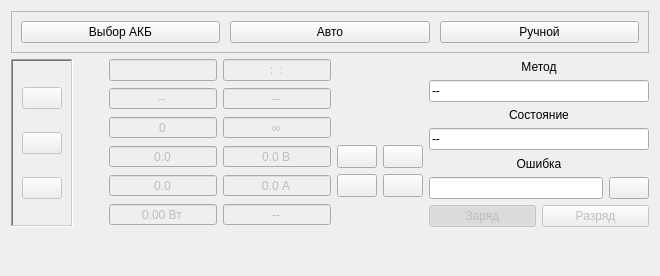
<?xml version="1.0" encoding="UTF-8"?>
<ui version="4.0">
 <class>ZrmMainDisplay</class>
 <widget class="QWidget" name="ZrmMainDisplay">
  <property name="geometry">
   <rect>
    <x>0</x>
    <y>0</y>
    <width>660</width>
    <height>276</height>
   </rect>
  </property>
  <property name="sizePolicy">
   <sizepolicy hsizetype="Preferred" vsizetype="Maximum">
    <horstretch>0</horstretch>
    <verstretch>0</verstretch>
   </sizepolicy>
  </property>
  <property name="windowTitle">
   <string>Form</string>
  </property>
  <layout class="QVBoxLayout" name="verticalLayout_2">
   <item>
    <widget class="QFrame" name="frame">
     <property name="sizePolicy">
      <sizepolicy hsizetype="MinimumExpanding" vsizetype="Maximum">
       <horstretch>0</horstretch>
       <verstretch>0</verstretch>
      </sizepolicy>
     </property>
     <property name="frameShape">
      <enum>QFrame::StyledPanel</enum>
     </property>
     <property name="frameShadow">
      <enum>QFrame::Raised</enum>
     </property>
     <layout class="QHBoxLayout" name="horizontalLayout">
      <property name="sizeConstraint">
       <enum>QLayout::SetMinAndMaxSize</enum>
      </property>
      <item>
       <layout class="QHBoxLayout" name="horizontalLayout_2">
        <property name="spacing">
         <number>10</number>
        </property>
        <property name="sizeConstraint">
         <enum>QLayout::SetMinAndMaxSize</enum>
        </property>
        <item>
         <widget class="QPushButton" name="bMethodAuto">
          <property name="sizePolicy">
           <sizepolicy hsizetype="Minimum" vsizetype="Preferred">
            <horstretch>0</horstretch>
            <verstretch>0</verstretch>
           </sizepolicy>
          </property>
          <property name="text">
           <string>Выбор АКБ</string>
          </property>
         </widget>
        </item>
        <item>
         <widget class="QPushButton" name="bMethodAny">
          <property name="sizePolicy">
           <sizepolicy hsizetype="Minimum" vsizetype="Preferred">
            <horstretch>0</horstretch>
            <verstretch>0</verstretch>
           </sizepolicy>
          </property>
          <property name="text">
           <string>Авто</string>
          </property>
         </widget>
        </item>
        <item>
         <widget class="QPushButton" name="bMethodManual">
          <property name="sizePolicy">
           <sizepolicy hsizetype="Minimum" vsizetype="Preferred">
            <horstretch>0</horstretch>
            <verstretch>0</verstretch>
           </sizepolicy>
          </property>
          <property name="text">
           <string>Ручной</string>
          </property>
          <property name="checkable">
           <bool>true</bool>
          </property>
         </widget>
        </item>
       </layout>
      </item>
     </layout>
    </widget>
   </item>
   <item>
    <layout class="QHBoxLayout" name="horizontalLayout_4">
     <item>
      <widget class="QFrame" name="verticalFrame">
       <property name="frameShape">
        <enum>QFrame::WinPanel</enum>
       </property>
       <property name="frameShadow">
        <enum>QFrame::Sunken</enum>
       </property>
       <layout class="QVBoxLayout" name="verticalLayout_3">
        <item>
         <widget class="QPushButton" name="bStart">
          <property name="enabled">
           <bool>false</bool>
          </property>
          <property name="sizePolicy">
           <sizepolicy hsizetype="Fixed" vsizetype="Fixed">
            <horstretch>0</horstretch>
            <verstretch>0</verstretch>
           </sizepolicy>
          </property>
          <property name="minimumSize">
           <size>
            <width>0</width>
            <height>0</height>
           </size>
          </property>
          <property name="styleSheet">
           <string notr="true"/>
          </property>
          <property name="text">
           <string/>
          </property>
          <property name="icon">
           <iconset resource="zrm_resource.qrc">
            <normaloff>:/zrm/icons/start_pressed.png</normaloff>:/zrm/icons/start_pressed.png</iconset>
          </property>
          <property name="iconSize">
           <size>
            <width>32</width>
            <height>32</height>
           </size>
          </property>
          <property name="checkable">
           <bool>false</bool>
          </property>
          <property name="flat">
           <bool>false</bool>
          </property>
         </widget>
        </item>
        <item>
         <widget class="QPushButton" name="bPause">
          <property name="enabled">
           <bool>false</bool>
          </property>
          <property name="sizePolicy">
           <sizepolicy hsizetype="Fixed" vsizetype="Fixed">
            <horstretch>0</horstretch>
            <verstretch>0</verstretch>
           </sizepolicy>
          </property>
          <property name="minimumSize">
           <size>
            <width>0</width>
            <height>0</height>
           </size>
          </property>
          <property name="text">
           <string/>
          </property>
          <property name="icon">
           <iconset resource="zrm_resource.qrc">
            <normaloff>:/zrm/icons/pause.png</normaloff>
            <normalon>:/zrm/icons/pause_pressed.png</normalon>:/zrm/icons/pause.png</iconset>
          </property>
          <property name="iconSize">
           <size>
            <width>32</width>
            <height>32</height>
           </size>
          </property>
          <property name="checkable">
           <bool>false</bool>
          </property>
          <property name="flat">
           <bool>false</bool>
          </property>
         </widget>
        </item>
        <item>
         <widget class="QPushButton" name="bStop">
          <property name="enabled">
           <bool>false</bool>
          </property>
          <property name="sizePolicy">
           <sizepolicy hsizetype="Fixed" vsizetype="Fixed">
            <horstretch>0</horstretch>
            <verstretch>0</verstretch>
           </sizepolicy>
          </property>
          <property name="text">
           <string/>
          </property>
          <property name="icon">
           <iconset>
            <normalon>:/zrm/icons/stop_pressed.png</normalon>
            <disabledoff>:/zrm/icons/stop.png</disabledoff>
           </iconset>
          </property>
          <property name="iconSize">
           <size>
            <width>32</width>
            <height>32</height>
           </size>
          </property>
         </widget>
        </item>
       </layout>
      </widget>
     </item>
     <item>
      <layout class="QGridLayout" name="gridLayout_2">
       <item row="2" column="1">
        <widget class="QSpinBox" name="lbCycleNum">
         <property name="enabled">
          <bool>false</bool>
         </property>
         <property name="sizePolicy">
          <sizepolicy hsizetype="Expanding" vsizetype="Fixed">
           <horstretch>0</horstretch>
           <verstretch>0</verstretch>
          </sizepolicy>
         </property>
         <property name="alignment">
          <set>Qt::AlignCenter</set>
         </property>
         <property name="readOnly">
          <bool>true</bool>
         </property>
         <property name="buttonSymbols">
          <enum>QAbstractSpinBox::NoButtons</enum>
         </property>
         <property name="specialValueText">
          <string>0</string>
         </property>
        </widget>
       </item>
       <item row="4" column="2">
        <widget class="QDoubleSpinBox" name="sbCurrLimit">
         <property name="enabled">
          <bool>false</bool>
         </property>
         <property name="sizePolicy">
          <sizepolicy hsizetype="Expanding" vsizetype="Fixed">
           <horstretch>0</horstretch>
           <verstretch>0</verstretch>
          </sizepolicy>
         </property>
         <property name="alignment">
          <set>Qt::AlignCenter</set>
         </property>
         <property name="readOnly">
          <bool>true</bool>
         </property>
         <property name="buttonSymbols">
          <enum>QAbstractSpinBox::NoButtons</enum>
         </property>
         <property name="specialValueText">
          <string/>
         </property>
         <property name="keyboardTracking">
          <bool>true</bool>
         </property>
         <property name="suffix">
          <string> А</string>
         </property>
         <property name="decimals">
          <number>1</number>
         </property>
         <property name="minimum">
          <double>-100000.000000000000000</double>
         </property>
         <property name="maximum">
          <double>100000.000000000000000</double>
         </property>
         <property name="singleStep">
          <double>0.100000000000000</double>
         </property>
        </widget>
       </item>
       <item row="2" column="2">
        <widget class="QSpinBox" name="sbCycleTotal">
         <property name="enabled">
          <bool>false</bool>
         </property>
         <property name="sizePolicy">
          <sizepolicy hsizetype="Expanding" vsizetype="Fixed">
           <horstretch>0</horstretch>
           <verstretch>0</verstretch>
          </sizepolicy>
         </property>
         <property name="alignment">
          <set>Qt::AlignCenter</set>
         </property>
         <property name="readOnly">
          <bool>true</bool>
         </property>
         <property name="buttonSymbols">
          <enum>QAbstractSpinBox::NoButtons</enum>
         </property>
         <property name="specialValueText">
          <string>∞</string>
         </property>
        </widget>
       </item>
       <item row="5" column="1">
        <widget class="QDoubleSpinBox" name="edCapacity">
         <property name="enabled">
          <bool>false</bool>
         </property>
         <property name="sizePolicy">
          <sizepolicy hsizetype="Expanding" vsizetype="Fixed">
           <horstretch>0</horstretch>
           <verstretch>0</verstretch>
          </sizepolicy>
         </property>
         <property name="frame">
          <bool>true</bool>
         </property>
         <property name="alignment">
          <set>Qt::AlignCenter</set>
         </property>
         <property name="readOnly">
          <bool>true</bool>
         </property>
         <property name="buttonSymbols">
          <enum>QAbstractSpinBox::NoButtons</enum>
         </property>
         <property name="specialValueText">
          <string>--</string>
         </property>
         <property name="suffix">
          <string> Вт</string>
         </property>
         <property name="minimum">
          <double>-100000.000000000000000</double>
         </property>
         <property name="maximum">
          <double>100000.000000000000000</double>
         </property>
        </widget>
       </item>
       <item row="4" column="0">
        <widget class="QLabel" name="labelCurr">
         <property name="sizePolicy">
          <sizepolicy hsizetype="MinimumExpanding" vsizetype="Fixed">
           <horstretch>0</horstretch>
           <verstretch>0</verstretch>
          </sizepolicy>
         </property>
         <property name="maximumSize">
          <size>
           <width>24</width>
           <height>24</height>
          </size>
         </property>
         <property name="toolTip">
          <string>Ток</string>
         </property>
         <property name="text">
          <string/>
         </property>
         <property name="pixmap">
          <pixmap resource="zrm_resource.qrc">:/zrm/icons/current.png</pixmap>
         </property>
         <property name="scaledContents">
          <bool>true</bool>
         </property>
         <property name="alignment">
          <set>Qt::AlignCenter</set>
         </property>
        </widget>
       </item>
       <item row="0" column="0">
        <widget class="QLabel" name="labelWorkTime">
         <property name="sizePolicy">
          <sizepolicy hsizetype="MinimumExpanding" vsizetype="Preferred">
           <horstretch>0</horstretch>
           <verstretch>0</verstretch>
          </sizepolicy>
         </property>
         <property name="maximumSize">
          <size>
           <width>24</width>
           <height>24</height>
          </size>
         </property>
         <property name="toolTip">
          <string>Время работы</string>
         </property>
         <property name="text">
          <string/>
         </property>
         <property name="pixmap">
          <pixmap resource="zrm_resource.qrc">:/zrm/icons/work_time.png</pixmap>
         </property>
         <property name="scaledContents">
          <bool>true</bool>
         </property>
         <property name="alignment">
          <set>Qt::AlignCenter</set>
         </property>
        </widget>
       </item>
       <item row="0" column="1">
        <widget class="QLineEdit" name="lb_work_time">
         <property name="enabled">
          <bool>false</bool>
         </property>
         <property name="sizePolicy">
          <sizepolicy hsizetype="Expanding" vsizetype="Fixed">
           <horstretch>0</horstretch>
           <verstretch>0</verstretch>
          </sizepolicy>
         </property>
         <property name="maxLength">
          <number>10</number>
         </property>
         <property name="alignment">
          <set>Qt::AlignCenter</set>
         </property>
         <property name="readOnly">
          <bool>true</bool>
         </property>
        </widget>
       </item>
       <item row="3" column="2">
        <widget class="QDoubleSpinBox" name="sbVoltLimit">
         <property name="enabled">
          <bool>false</bool>
         </property>
         <property name="sizePolicy">
          <sizepolicy hsizetype="Expanding" vsizetype="Fixed">
           <horstretch>0</horstretch>
           <verstretch>0</verstretch>
          </sizepolicy>
         </property>
         <property name="alignment">
          <set>Qt::AlignCenter</set>
         </property>
         <property name="readOnly">
          <bool>true</bool>
         </property>
         <property name="buttonSymbols">
          <enum>QAbstractSpinBox::NoButtons</enum>
         </property>
         <property name="specialValueText">
          <string/>
         </property>
         <property name="suffix">
          <string> В</string>
         </property>
         <property name="decimals">
          <number>1</number>
         </property>
         <property name="minimum">
          <double>0.000000000000000</double>
         </property>
         <property name="maximum">
          <double>100000.000000000000000</double>
         </property>
         <property name="singleStep">
          <double>0.100000000000000</double>
         </property>
        </widget>
       </item>
       <item row="3" column="4">
        <widget class="QPushButton" name="bVoltInc">
         <property name="sizePolicy">
          <sizepolicy hsizetype="Preferred" vsizetype="Preferred">
           <horstretch>0</horstretch>
           <verstretch>0</verstretch>
          </sizepolicy>
         </property>
         <property name="text">
          <string/>
         </property>
         <property name="icon">
          <iconset resource="zrm_resource.qrc">
           <normaloff>:/zrm/icons/navigate-up.png</normaloff>:/zrm/icons/navigate-up.png</iconset>
         </property>
         <property name="autoRepeat">
          <bool>true</bool>
         </property>
         <property name="flat">
          <bool>false</bool>
         </property>
        </widget>
       </item>
       <item row="3" column="3">
        <widget class="QPushButton" name="bVoltDec">
         <property name="sizePolicy">
          <sizepolicy hsizetype="Preferred" vsizetype="Preferred">
           <horstretch>0</horstretch>
           <verstretch>0</verstretch>
          </sizepolicy>
         </property>
         <property name="text">
          <string/>
         </property>
         <property name="icon">
          <iconset resource="zrm_resource.qrc">
           <normaloff>:/zrm/icons/navigate-down.png</normaloff>:/zrm/icons/navigate-down.png</iconset>
         </property>
         <property name="autoRepeat">
          <bool>true</bool>
         </property>
         <property name="flat">
          <bool>false</bool>
         </property>
        </widget>
       </item>
       <item row="1" column="0">
        <widget class="QLabel" name="labelStageNum">
         <property name="sizePolicy">
          <sizepolicy hsizetype="MinimumExpanding" vsizetype="Fixed">
           <horstretch>0</horstretch>
           <verstretch>0</verstretch>
          </sizepolicy>
         </property>
         <property name="maximumSize">
          <size>
           <width>24</width>
           <height>24</height>
          </size>
         </property>
         <property name="toolTip">
          <string>Этап</string>
         </property>
         <property name="text">
          <string/>
         </property>
         <property name="pixmap">
          <pixmap resource="zrm_resource.qrc">:/zrm/icons/stage_num.png</pixmap>
         </property>
         <property name="scaledContents">
          <bool>true</bool>
         </property>
         <property name="alignment">
          <set>Qt::AlignCenter</set>
         </property>
        </widget>
       </item>
       <item row="3" column="0">
        <widget class="QLabel" name="labelVolt">
         <property name="sizePolicy">
          <sizepolicy hsizetype="MinimumExpanding" vsizetype="Fixed">
           <horstretch>0</horstretch>
           <verstretch>0</verstretch>
          </sizepolicy>
         </property>
         <property name="maximumSize">
          <size>
           <width>24</width>
           <height>24</height>
          </size>
         </property>
         <property name="toolTip">
          <string>Напряжение</string>
         </property>
         <property name="text">
          <string/>
         </property>
         <property name="pixmap">
          <pixmap resource="zrm_resource.qrc">:/zrm/icons/voltage.png</pixmap>
         </property>
         <property name="scaledContents">
          <bool>true</bool>
         </property>
         <property name="alignment">
          <set>Qt::AlignCenter</set>
         </property>
        </widget>
       </item>
       <item row="3" column="1">
        <widget class="QDoubleSpinBox" name="lbVolt">
         <property name="enabled">
          <bool>false</bool>
         </property>
         <property name="sizePolicy">
          <sizepolicy hsizetype="Expanding" vsizetype="Fixed">
           <horstretch>0</horstretch>
           <verstretch>0</verstretch>
          </sizepolicy>
         </property>
         <property name="alignment">
          <set>Qt::AlignCenter</set>
         </property>
         <property name="readOnly">
          <bool>true</bool>
         </property>
         <property name="buttonSymbols">
          <enum>QAbstractSpinBox::NoButtons</enum>
         </property>
         <property name="specialValueText">
          <string/>
         </property>
         <property name="decimals">
          <number>1</number>
         </property>
         <property name="minimum">
          <double>-100000.000000000000000</double>
         </property>
         <property name="maximum">
          <double>100000.000000000000000</double>
         </property>
        </widget>
       </item>
       <item row="4" column="1">
        <widget class="QDoubleSpinBox" name="lbCurr">
         <property name="enabled">
          <bool>false</bool>
         </property>
         <property name="sizePolicy">
          <sizepolicy hsizetype="Expanding" vsizetype="Fixed">
           <horstretch>0</horstretch>
           <verstretch>0</verstretch>
          </sizepolicy>
         </property>
         <property name="alignment">
          <set>Qt::AlignCenter</set>
         </property>
         <property name="readOnly">
          <bool>true</bool>
         </property>
         <property name="buttonSymbols">
          <enum>QAbstractSpinBox::NoButtons</enum>
         </property>
         <property name="specialValueText">
          <string/>
         </property>
         <property name="decimals">
          <number>1</number>
         </property>
         <property name="minimum">
          <double>-100000.000000000000000</double>
         </property>
         <property name="maximum">
          <double>100000.000000000000000</double>
         </property>
        </widget>
       </item>
       <item row="1" column="2">
        <widget class="QSpinBox" name="lbStageTotal">
         <property name="enabled">
          <bool>false</bool>
         </property>
         <property name="sizePolicy">
          <sizepolicy hsizetype="Expanding" vsizetype="Fixed">
           <horstretch>0</horstretch>
           <verstretch>0</verstretch>
          </sizepolicy>
         </property>
         <property name="alignment">
          <set>Qt::AlignCenter</set>
         </property>
         <property name="readOnly">
          <bool>true</bool>
         </property>
         <property name="buttonSymbols">
          <enum>QAbstractSpinBox::NoButtons</enum>
         </property>
         <property name="specialValueText">
          <string>--</string>
         </property>
        </widget>
       </item>
       <item row="2" column="0">
        <widget class="QLabel" name="labelCycleNum">
         <property name="sizePolicy">
          <sizepolicy hsizetype="Preferred" vsizetype="Preferred">
           <horstretch>0</horstretch>
           <verstretch>0</verstretch>
          </sizepolicy>
         </property>
         <property name="minimumSize">
          <size>
           <width>0</width>
           <height>0</height>
          </size>
         </property>
         <property name="maximumSize">
          <size>
           <width>24</width>
           <height>24</height>
          </size>
         </property>
         <property name="toolTip">
          <string>Цикл</string>
         </property>
         <property name="text">
          <string/>
         </property>
         <property name="textFormat">
          <enum>Qt::AutoText</enum>
         </property>
         <property name="pixmap">
          <pixmap resource="zrm_resource.qrc">:/zrm/icons/cycle_num.png</pixmap>
         </property>
         <property name="scaledContents">
          <bool>true</bool>
         </property>
         <property name="alignment">
          <set>Qt::AlignCenter</set>
         </property>
        </widget>
       </item>
       <item row="4" column="3">
        <widget class="QPushButton" name="bCurrDec">
         <property name="sizePolicy">
          <sizepolicy hsizetype="Preferred" vsizetype="Preferred">
           <horstretch>0</horstretch>
           <verstretch>0</verstretch>
          </sizepolicy>
         </property>
         <property name="text">
          <string/>
         </property>
         <property name="icon">
          <iconset resource="zrm_resource.qrc">
           <normaloff>:/zrm/icons/navigate-down.png</normaloff>:/zrm/icons/navigate-down.png</iconset>
         </property>
         <property name="autoRepeat">
          <bool>true</bool>
         </property>
         <property name="flat">
          <bool>false</bool>
         </property>
        </widget>
       </item>
       <item row="5" column="0">
        <widget class="QLabel" name="labelCapacity">
         <property name="sizePolicy">
          <sizepolicy hsizetype="MinimumExpanding" vsizetype="Fixed">
           <horstretch>0</horstretch>
           <verstretch>0</verstretch>
          </sizepolicy>
         </property>
         <property name="minimumSize">
          <size>
           <width>24</width>
           <height>24</height>
          </size>
         </property>
         <property name="maximumSize">
          <size>
           <width>24</width>
           <height>24</height>
          </size>
         </property>
         <property name="toolTip">
          <string>Ёмкость</string>
         </property>
         <property name="text">
          <string/>
         </property>
         <property name="pixmap">
          <pixmap resource="zrm_resource.qrc">:/zrm/icons/capacity.png</pixmap>
         </property>
         <property name="scaledContents">
          <bool>true</bool>
         </property>
         <property name="alignment">
          <set>Qt::AlignCenter</set>
         </property>
        </widget>
       </item>
       <item row="4" column="4">
        <widget class="QPushButton" name="bCurrInc">
         <property name="sizePolicy">
          <sizepolicy hsizetype="Preferred" vsizetype="Preferred">
           <horstretch>0</horstretch>
           <verstretch>0</verstretch>
          </sizepolicy>
         </property>
         <property name="text">
          <string/>
         </property>
         <property name="icon">
          <iconset resource="zrm_resource.qrc">
           <normaloff>:/zrm/icons/navigate-up.png</normaloff>:/zrm/icons/navigate-up.png</iconset>
         </property>
         <property name="autoRepeat">
          <bool>true</bool>
         </property>
         <property name="flat">
          <bool>false</bool>
         </property>
        </widget>
       </item>
       <item row="1" column="1">
        <widget class="QSpinBox" name="lbStageNum">
         <property name="enabled">
          <bool>false</bool>
         </property>
         <property name="sizePolicy">
          <sizepolicy hsizetype="Expanding" vsizetype="Fixed">
           <horstretch>0</horstretch>
           <verstretch>0</verstretch>
          </sizepolicy>
         </property>
         <property name="alignment">
          <set>Qt::AlignCenter</set>
         </property>
         <property name="readOnly">
          <bool>true</bool>
         </property>
         <property name="buttonSymbols">
          <enum>QAbstractSpinBox::NoButtons</enum>
         </property>
         <property name="specialValueText">
          <string>--</string>
         </property>
        </widget>
       </item>
       <item row="0" column="2">
        <widget class="QLineEdit" name="edTimeLimit">
         <property name="enabled">
          <bool>false</bool>
         </property>
         <property name="sizePolicy">
          <sizepolicy hsizetype="Expanding" vsizetype="Fixed">
           <horstretch>0</horstretch>
           <verstretch>0</verstretch>
          </sizepolicy>
         </property>
         <property name="inputMask">
          <string>009:09:09 </string>
         </property>
         <property name="text">
          <string>:: </string>
         </property>
         <property name="alignment">
          <set>Qt::AlignCenter</set>
         </property>
         <property name="readOnly">
          <bool>true</bool>
         </property>
        </widget>
       </item>
       <item row="5" column="2">
        <widget class="QDoubleSpinBox" name="sbTemperature">
         <property name="enabled">
          <bool>false</bool>
         </property>
         <property name="alignment">
          <set>Qt::AlignCenter</set>
         </property>
         <property name="readOnly">
          <bool>true</bool>
         </property>
         <property name="buttonSymbols">
          <enum>QAbstractSpinBox::NoButtons</enum>
         </property>
         <property name="specialValueText">
          <string>--</string>
         </property>
         <property name="suffix">
          <string> °C</string>
         </property>
         <property name="minimum">
          <double>1.000000000000000</double>
         </property>
         <property name="maximum">
          <double>125.000000000000000</double>
         </property>
        </widget>
       </item>
       <item row="5" column="3" colspan="2">
        <widget class="QLabel" name="labelTemperature">
         <property name="maximumSize">
          <size>
           <width>24</width>
           <height>24</height>
          </size>
         </property>
         <property name="toolTip">
          <string>Температура</string>
         </property>
         <property name="text">
          <string/>
         </property>
         <property name="pixmap">
          <pixmap resource="zrm_resource.qrc">:/zrm/icons/temperature.png</pixmap>
         </property>
         <property name="scaledContents">
          <bool>true</bool>
         </property>
        </widget>
       </item>
      </layout>
     </item>
     <item>
      <layout class="QVBoxLayout" name="verticalLayout">
       <item>
        <widget class="QLabel" name="label_5">
         <property name="text">
          <string>Метод</string>
         </property>
         <property name="alignment">
          <set>Qt::AlignCenter</set>
         </property>
        </widget>
       </item>
       <item>
        <widget class="QLineEdit" name="edMethodName">
         <property name="enabled">
          <bool>true</bool>
         </property>
         <property name="sizePolicy">
          <sizepolicy hsizetype="MinimumExpanding" vsizetype="Maximum">
           <horstretch>0</horstretch>
           <verstretch>0</verstretch>
          </sizepolicy>
         </property>
         <property name="text">
          <string>--</string>
         </property>
         <property name="maxLength">
          <number>128</number>
         </property>
         <property name="alignment">
          <set>Qt::AlignLeading|Qt::AlignLeft|Qt::AlignVCenter</set>
         </property>
         <property name="readOnly">
          <bool>true</bool>
         </property>
        </widget>
       </item>
       <item>
        <widget class="QLabel" name="label_7">
         <property name="sizePolicy">
          <sizepolicy hsizetype="Preferred" vsizetype="Preferred">
           <horstretch>0</horstretch>
           <verstretch>0</verstretch>
          </sizepolicy>
         </property>
         <property name="text">
          <string>Состояние</string>
         </property>
         <property name="alignment">
          <set>Qt::AlignCenter</set>
         </property>
        </widget>
       </item>
       <item>
        <widget class="QLineEdit" name="edMode">
         <property name="enabled">
          <bool>true</bool>
         </property>
         <property name="sizePolicy">
          <sizepolicy hsizetype="MinimumExpanding" vsizetype="Maximum">
           <horstretch>0</horstretch>
           <verstretch>0</verstretch>
          </sizepolicy>
         </property>
         <property name="text">
          <string>--</string>
         </property>
         <property name="maxLength">
          <number>128</number>
         </property>
         <property name="alignment">
          <set>Qt::AlignLeading|Qt::AlignLeft|Qt::AlignVCenter</set>
         </property>
         <property name="readOnly">
          <bool>true</bool>
         </property>
        </widget>
       </item>
       <item>
        <widget class="QLabel" name="label">
         <property name="text">
          <string>Ошибка</string>
         </property>
         <property name="alignment">
          <set>Qt::AlignCenter</set>
         </property>
        </widget>
       </item>
       <item>
        <layout class="QHBoxLayout" name="horizontalLayout_5">
         <item>
          <widget class="QLineEdit" name="error_state">
           <property name="sizePolicy">
            <sizepolicy hsizetype="MinimumExpanding" vsizetype="Maximum">
             <horstretch>0</horstretch>
             <verstretch>0</verstretch>
            </sizepolicy>
           </property>
           <property name="maxLength">
            <number>128</number>
           </property>
           <property name="alignment">
            <set>Qt::AlignLeading|Qt::AlignLeft|Qt::AlignVCenter</set>
           </property>
           <property name="readOnly">
            <bool>true</bool>
           </property>
          </widget>
         </item>
         <item>
          <widget class="QPushButton" name="bResetError">
           <property name="sizePolicy">
            <sizepolicy hsizetype="Preferred" vsizetype="Preferred">
             <horstretch>0</horstretch>
             <verstretch>0</verstretch>
            </sizepolicy>
           </property>
           <property name="minimumSize">
            <size>
             <width>0</width>
             <height>0</height>
            </size>
           </property>
           <property name="toolTip">
            <string>Сброс</string>
           </property>
           <property name="text">
            <string/>
           </property>
           <property name="iconSize">
            <size>
             <width>32</width>
             <height>32</height>
            </size>
           </property>
          </widget>
         </item>
        </layout>
       </item>
       <item>
        <layout class="QHBoxLayout" name="horizontalLayout_3">
         <item>
          <widget class="QPushButton" name="bCharge">
           <property name="enabled">
            <bool>false</bool>
           </property>
           <property name="sizePolicy">
            <sizepolicy hsizetype="Minimum" vsizetype="Preferred">
             <horstretch>0</horstretch>
             <verstretch>0</verstretch>
            </sizepolicy>
           </property>
           <property name="maximumSize">
            <size>
             <width>16777215</width>
             <height>16777215</height>
            </size>
           </property>
           <property name="text">
            <string>Заряд</string>
           </property>
           <property name="icon">
            <iconset resource="../data/zrm_data.qrc">
             <normaloff>:/data/icons/charge.png</normaloff>:/data/icons/charge.png</iconset>
           </property>
           <property name="iconSize">
            <size>
             <width>24</width>
             <height>24</height>
            </size>
           </property>
           <property name="checkable">
            <bool>true</bool>
           </property>
           <property name="checked">
            <bool>true</bool>
           </property>
           <property name="flat">
            <bool>false</bool>
           </property>
          </widget>
         </item>
         <item>
          <widget class="QPushButton" name="bDischarge">
           <property name="enabled">
            <bool>false</bool>
           </property>
           <property name="sizePolicy">
            <sizepolicy hsizetype="Minimum" vsizetype="Preferred">
             <horstretch>0</horstretch>
             <verstretch>0</verstretch>
            </sizepolicy>
           </property>
           <property name="maximumSize">
            <size>
             <width>16777215</width>
             <height>16777215</height>
            </size>
           </property>
           <property name="text">
            <string>Разряд</string>
           </property>
           <property name="icon">
            <iconset resource="../data/zrm_data.qrc">
             <normaloff>:/data/icons/discharge.png</normaloff>:/data/icons/discharge.png</iconset>
           </property>
           <property name="iconSize">
            <size>
             <width>24</width>
             <height>24</height>
            </size>
           </property>
           <property name="checkable">
            <bool>true</bool>
           </property>
           <property name="flat">
            <bool>false</bool>
           </property>
          </widget>
         </item>
        </layout>
       </item>
      </layout>
     </item>
    </layout>
   </item>
   <item>
    <spacer name="verticalSpacer">
     <property name="orientation">
      <enum>Qt::Vertical</enum>
     </property>
     <property name="sizeHint" stdset="0">
      <size>
       <width>20</width>
       <height>139</height>
      </size>
     </property>
    </spacer>
   </item>
  </layout>
 </widget>
 <resources>
  <include location="zrm_resource.qrc"/>
  <include location="../data/zrm_data.qrc"/>
 </resources>
 <connections/>
</ui>
